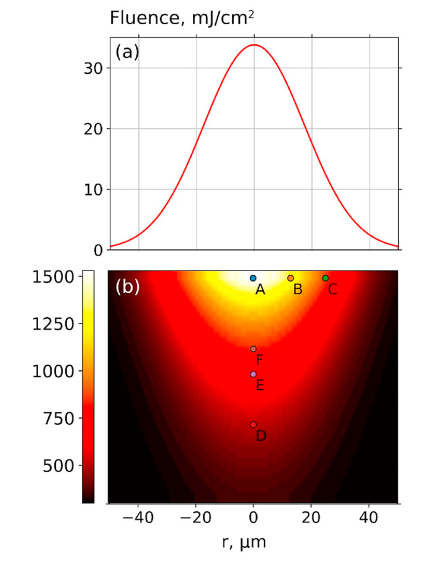
#> input picture Screenshot 2026-07-15 121007.png, 843 x 1126 px (shown at 1/2 size)
$ python fit_article_fluence_from_image.py
#> lines starting #> are read from the running program, lines starting #| are printed output that depends on the picture; after the words box and inside, x2 and y2 are one past the last pixel; in counts of white or black regions, pixels touching at a corner belong together
"""Digitize and fit the fluence profile from the article screenshot.

The screenshot is assumed to show a Gaussian fluence curve with:
    horizontal grid spacing = 20 um
    vertical grid spacing   = 10 mJ/cm^2

The fitted model is
    F(r) = F0 * exp(-2 * ((r - r0) / w)^2)
where w is the 1/e^2 intensity radius.
"""

from __future__ import annotations

import argparse
from pathlib import Path

import matplotlib.pyplot as plt
import numpy as np
from PIL import Image
from scipy.optimize import curve_fit


IMAGE_PATH = Path("Screenshot 2026-07-15 121007.png")
OUTPUT_DIR = Path("output") / "fluence_fit_from_image"

X_GRID_STEP_UM = 20.0
Y_GRID_STEP_MJ_CM2 = 10.0


def _group_positions(mask_1d: np.ndarray, max_gap: int = 3) -> np.ndarray:
    """Return centers of contiguous True regions in a 1D mask."""
    idx = np.flatnonzero(mask_1d)
    if idx.size == 0:
        return np.array([], dtype=float)

    breaks = np.flatnonzero(np.diff(idx) > max_gap) + 1
    groups = np.split(idx, breaks)
    return np.array([g.mean() for g in groups if g.size > 0], dtype=float)


def _gaussian_um(r_um: np.ndarray, f0: float, r0_um: float, w_um: float) -> np.ndarray:
    return f0 * np.exp(-2.0 * ((r_um - r0_um) / w_um) ** 2)


def parse_args() -> argparse.Namespace:
    parser = argparse.ArgumentParser(description=__doc__)
    parser.add_argument(
        "--image",
        type=Path,
        default=IMAGE_PATH,
        help="article screenshot containing the fluence panel",
    )
    parser.add_argument(
        "--output-dir",
        type=Path,
        default=OUTPUT_DIR,
        help="directory for digitized points and fit plot",
    )
    parser.add_argument("--panel-left", type=int, default=185)
    parser.add_argument("--panel-right", type=int, default=800)
    parser.add_argument("--panel-top", type=int, default=70)
    parser.add_argument("--panel-bottom", type=int, default=505)
    return parser.parse_args()


def main() -> None:
    args = parse_args()
    output_dir = args.output_dir
    output_dir.mkdir(parents=True, exist_ok=True)

    rgb = np.asarray(Image.open(args.image).convert("RGB"))
    red = rgb[:, :, 0].astype(float)
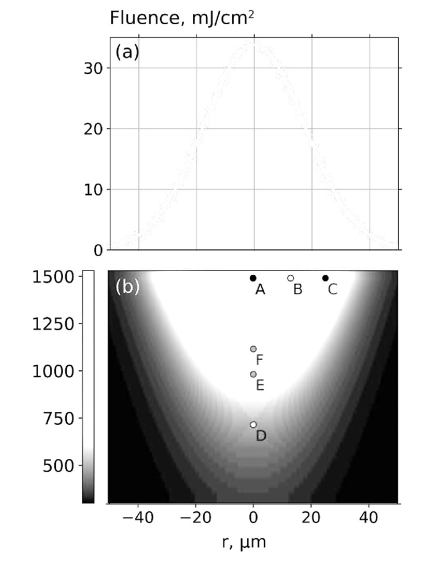
#> red: shape (1126, 843) float64 (shown at 1/2 size); min 0, max 255, mean 213.7
    green = rgb[:, :, 1].astype(float)
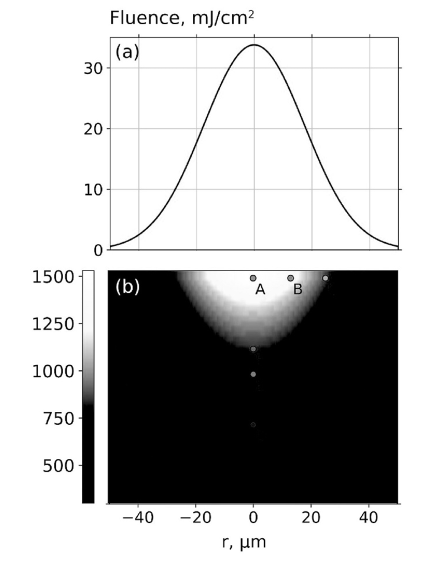
#> green: shape (1126, 843) float64 (shown at 1/2 size); min 0, max 255, mean 181.6
    blue = rgb[:, :, 2].astype(float)
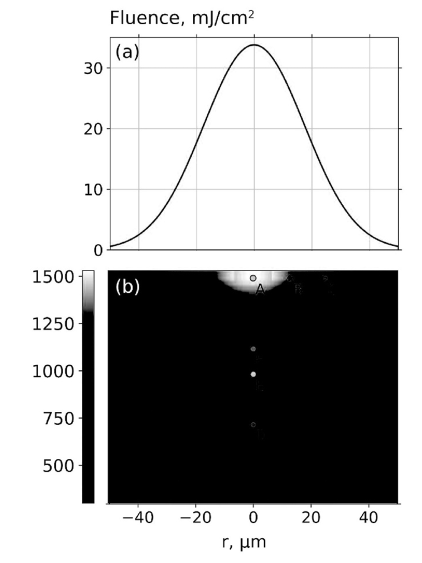
#> blue: shape (1126, 843) float64 (shown at 1/2 size); min 0, max 255, mean 176
    panel_mask = np.zeros(red.shape, dtype=bool)
    panel_mask[
        max(0, args.panel_top):min(red.shape[0], args.panel_bottom),
        max(0, args.panel_left):min(red.shape[1], args.panel_right),
    ] = True

    # Red curve mask.  This intentionally ignores pale grid/text colors.
    red_curve = (
        (red > 145)
        & (green < 130)
        & (blue < 130)
        & ((red - green) > 55)
        & ((red - blue) > 55)
        & panel_mask
    )
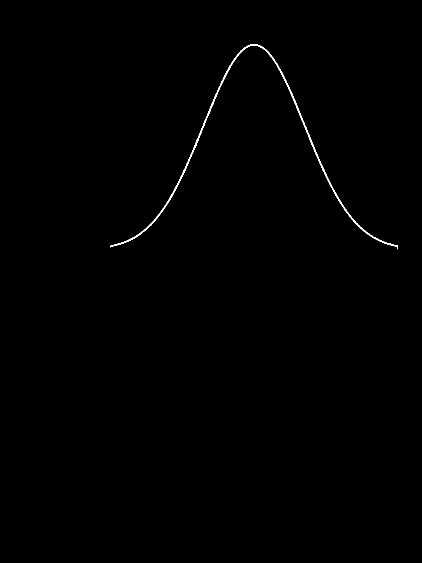
#> red_curve: shape (1126, 843) bool (shown at 1/2 size); 0.32% white in thin lines or dots, all inside (x1, y1, x2, y2) = (221, 88, 796, 499)
    y_red, x_red = np.nonzero(red_curve)
#> y_red = 3006 values from 88 to 498; x_red = 3006 values, max 795 at index 2979, min 221 at index 2957, mean 507.4
    if x_red.size < 20:
        raise RuntimeError("Too few red pixels found; adjust red curve threshold.")

    # Use gray grid lines for calibration.
    # The screenshot has light gray grid lines and a darker frame/text.
    grayish = (
        (np.abs(red - green) < 8)
        & (np.abs(red - blue) < 8)
        & (red > 155)
        & (red < 235)
    )
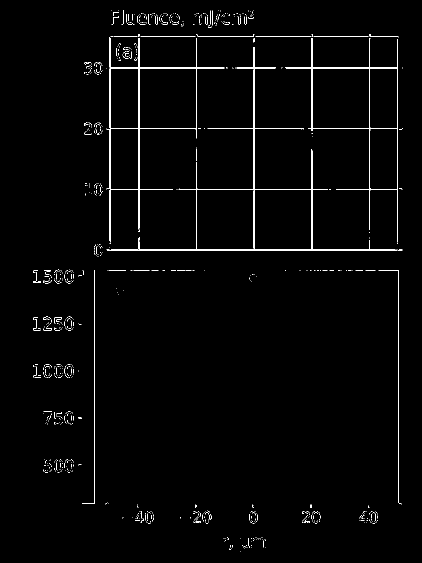
#> grayish: shape (1126, 843) bool (shown at 1/2 size); 1.6% white in thin lines or dots, all inside (x1, y1, x2, y2) = (66, 20, 805, 1103)

    # Restrict grid detection to the data-plot neighborhood, not labels.
    x_left_guess = max(0, args.panel_left)
    x_right_guess = min(rgb.shape[1], args.panel_right)
#> x_right_guess = 800
    y_top_guess = max(0, args.panel_top)
    y_bottom_guess = min(rgb.shape[0], args.panel_bottom)
#> y_bottom_guess = 505

    col_counts = grayish[y_top_guess:y_bottom_guess, :].sum(axis=0)
#> col_counts = 843 values, max 414 at index 507, min 0 at index 0, mean 13.22
    col_threshold = max(20, 0.25 * (y_bottom_guess - y_top_guess))
#> col_threshold = 108.8
    x_grid = _group_positions(col_counts > col_threshold)
#> in _group_positions, `idx = np.flatnonzero(mask_1d)`: idx = [219, 221, 277, 278, 392, 393, 507, 508, 509, 623, 624, 738, 739, 795]
#> in _group_positions, `breaks = np.flatnonzero(np.diff(idx) > max_gap) + 1`: breaks = [2, 4, 6, 9, 11, 13]
#> in _group_positions, `groups = np.split(idx, breaks)`: groups = [[219, 221], [277, 278], [392, 393], [507, 508, 509], [623, 624], [738, 739], [795]]
#> x_grid = [220, 277.5, 392.5, 508, 623.5, 738.5, 795]
    x_grid = x_grid[(x_grid > x_left_guess) & (x_grid < x_right_guess)]

    row_counts = grayish[:, x_left_guess:x_right_guess].sum(axis=1)
#> row_counts = 1126 values, max 586 at index 501, min 0 at index 0, mean 12.18
    row_threshold = max(20, 0.25 * (x_right_guess - x_left_guess))
#> row_threshold = 153.8
    y_grid = _group_positions(row_counts > row_threshold)
#> y_grid = [73, 135.5, 256.5, 378.5, 499.5, 540]
    y_grid = y_grid[(y_grid > y_top_guess) & (y_grid < y_bottom_guess)]
#> y_grid = [73, 135.5, 256.5, 378.5, 499.5]

    if x_grid.size < 2:
        raise RuntimeError(f"Need at least two vertical grid lines, found {x_grid}.")
    if y_grid.size < 2:
        raise RuntimeError(f"Need at least two horizontal grid lines, found {y_grid}.")

    x_spacing_px = float(np.median(np.diff(np.sort(x_grid))))
#> x_spacing_px = 115
    y_spacing_px = float(np.median(np.diff(np.sort(y_grid))))
#> y_spacing_px = 121

    # In the current article screenshot the lowest detected horizontal line is
    # the 0 mJ/cm^2 axis.  Older cropped screenshots sometimes missed this
    # darker frame line, but using the current full screenshot is more robust.
    y_zero_px = float(np.max(y_grid))
#> y_zero_px = 499.5

    # For x=0 use the symmetry center of the red curve; this avoids needing
    # absolute x tick labels from the cropped screenshot.
    # Initial estimate: x at maximum fluence.
    x0_px_guess = float(np.median(x_red[y_red <= np.percentile(y_red, 2.0)]))
#> x0_px_guess = 508

    # Collapse red pixels into one digitized point per image column.
    points = []
    for x_px in np.unique(x_red):
        ys = y_red[x_red == x_px]
        if ys.size:
            y_px = float(np.median(ys))
            r_um = (float(x_px) - x0_px_guess) * X_GRID_STEP_UM / x_spacing_px
            f_mj_cm2 = (y_zero_px - y_px) * Y_GRID_STEP_MJ_CM2 / y_spacing_px
            if f_mj_cm2 >= 0.0:
                points.append((r_um, f_mj_cm2, float(x_px), y_px))
#> this loop made 575 passes
#> (ys, y_px, r_um, f_mj_cm2) on passes 1 to 12: ([491, 492, 493, 494], 492.5, -49.91, 0.579), ([491, 492, 493], 492, -49.74, 0.62), ([490, 491, 492, 493], 491.5, -49.57, 0.661), ([490, 491, 492], 491, -49.39, 0.702), ([490, 491, 492], 491, -49.22, 0.702), ([490, 491, 492], 491, -49.04, 0.702), ([490, 491], 490.5, -48.87, 0.744), ([489, 490, 491], 490, -48.7, 0.785), ([489, 490, 491], 490, -48.52, 0.785), ([489, 490, 491], 490, -48.35, 0.785), ([489, 490, 491], 490, -48.17, 0.785), ([488, 489, 490], 489, -48, 0.868)
#> (y_px, r_um, f_mj_cm2) on passes 61 to 66: (466.5, -39.48, 2.73), (465.5, -39.3, 2.81), (464.5, -39.13, 2.89), (464, -38.96, 2.93), (463, -38.78, 3.02), (462, -38.61, 3.1)
#> after the loop, points = 575 items, first 6: (-49.91, 0.579, 221, 492.5), (-49.74, 0.62, 222, 492), (-49.57, 0.661, 223, 491.5), (-49.39, 0.702, 224, 491), (-49.22, 0.702, 225, 491), (-49.04, 0.702, 226, 491)

    data = np.array(points, dtype=float)
#> data = 575 rows, first 6: [-49.91, 0.579, 221, 492.5], [-49.74, 0.62, 222, 492], [-49.57, 0.661, 223, 491.5], [-49.39, 0.702, 224, 491], [-49.22, 0.702, 225, 491], [-49.04, 0.702, 226, 491]
    r_um = data[:, 0]
#> r_um = 575 values from -49.91 to 49.91
    f_mj_cm2 = data[:, 1]
#> f_mj_cm2 = 575 values, max 33.93 at index 285, min 0.413 at index 574, mean 14.88

    # Fit the digitized curve.
    p0 = [float(f_mj_cm2.max()), 0.0, 35.0]
#> p0 = [33.93, 0, 35]
    bounds = ([0.0, -10.0, 5.0], [100.0, 10.0, 100.0])
    popt, pcov = curve_fit(_gaussian_um, r_um, f_mj_cm2, p0=p0, bounds=bounds)
#> popt = [33.91, -0.0438, 35.17]; pcov = [[6.55e-06, 7.4e-11, -4.55e-06], [7.4e-11, 2.35e-06, -1.77e-10], [-4.55e-06, -1.77e-10, 9.45e-06]]
    f0, r0_um, w_um = popt
#> f0 = 33.91; r0_um = -0.0438; w_um = 35.17
    perr = np.sqrt(np.diag(pcov))
#> perr = [0.00256, 0.00153, 0.00307]

    fit = _gaussian_um(r_um, *popt)
#> fit = 575 values, max 33.91 at index 287, min 0.6 at index 574, mean 14.88
    rmse = float(np.sqrt(np.mean((fit - f_mj_cm2) ** 2)))
#> rmse = 0.0279

    # Convert fitted radius back to the expected peak fluence at 650 nJ.
    energy_j = 650e-9
    f0_from_energy_j_m2 = 2.0 * energy_j / (np.pi * (w_um * 1e-6) ** 2)
#> f0_from_energy_j_m2 = 334.5
    f0_from_energy_mj_cm2 = f0_from_energy_j_m2 * 0.1
#> f0_from_energy_mj_cm2 = 33.45

    out_csv = output_dir / "digitized_fluence.csv"
    np.savetxt(
        out_csv,
        np.column_stack([r_um, f_mj_cm2]),
        delimiter=",",
        header="r_um,fluence_mJ_cm2",
        comments="",
    )

    order = np.argsort(r_um)
#> order = 575 values from 0 to 574
    r_plot = np.linspace(r_um.min(), r_um.max(), 500)
#> r_plot = 500 values from -49.91 to 49.91

    fig, ax = plt.subplots(figsize=(6.0, 4.0), dpi=160)
    ax.plot(r_um[order], f_mj_cm2[order], ".", ms=3, label="digitized red curve")
    ax.plot(r_plot, _gaussian_um(r_plot, *popt), "-", lw=2, label="Gaussian fit")
    ax.set_xlabel("r, um")
    ax.set_ylabel("Fluence, mJ/cm$^2$")
    ax.grid(True, alpha=0.35)
    ax.legend()
    ax.set_title("Fluence profile digitized from article screenshot")
    fit_text = (
        f"$F_0$ = {f0:.2f} mJ/cm$^2$\n"
        f"$w$ = {w_um:.2f} $\\mu$m\n"
        f"$r_0$ = {r0_um:.2f} $\\mu$m\n"
        f"RMSE = {rmse:.3f} mJ/cm$^2$\n"
        f"$F_0$(650 nJ, w) = {f0_from_energy_mj_cm2:.2f}"
    )
    ax.text(
        0.03,
        0.97,
        fit_text,
        transform=ax.transAxes,
        va="top",
        ha="left",
        fontsize=9,
        bbox={"boxstyle": "round,pad=0.35", "facecolor": "white", "edgecolor": "0.5", "alpha": 0.88},
    )
    fig.tight_layout()
    out_png = output_dir / "fluence_fit.png"
    fig.savefig(out_png)
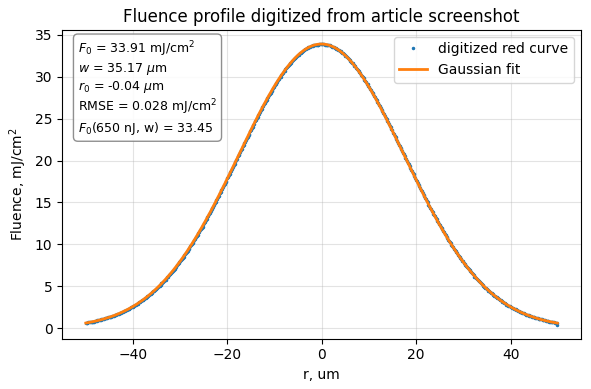
#> figure drawn by matplotlib, 1 panel; curve peaks at x = -0.348, y = 33.93; curve peaks at x = -0.1, y = 33.91
    plt.close(fig)

    print(f"image: {args.image}")
    print(f"vertical grid lines px: {np.round(x_grid, 1).tolist()}")
#| vertical grid lines px: [220.0, 277.5, 392.5, 508.0, 623.5, 738.5, 795.0]
    print(f"horizontal grid lines px: {np.round(y_grid, 1).tolist()}")
#| horizontal grid lines px: [73.0, 135.5, 256.5, 378.5, 499.5]
    print(f"x grid spacing: {x_spacing_px:.3f} px = {X_GRID_STEP_UM:g} um")
#| x grid spacing: 115.000 px = 20 um
    print(f"y grid spacing: {y_spacing_px:.3f} px = {Y_GRID_STEP_MJ_CM2:g} mJ/cm^2")
#| y grid spacing: 121.000 px = 10 mJ/cm^2
    print(f"F0 fit: {f0:.3f} ± {perr[0]:.3f} mJ/cm^2")
#| F0 fit: 33.908 ± 0.003 mJ/cm^2
    print(f"r0 fit: {r0_um:.3f} ± {perr[1]:.3f} um")
#| r0 fit: -0.044 ± 0.002 um
    print(f"w fit: {w_um:.3f} ± {perr[2]:.3f} um  (1/e^2 radius)")
#| w fit: 35.173 ± 0.003 um  (1/e^2 radius)
    print(f"RMSE: {rmse:.3f} mJ/cm^2")
#| RMSE: 0.028 mJ/cm^2
    print(f"F0 implied by 650 nJ and fitted w: {f0_from_energy_mj_cm2:.3f} mJ/cm^2")
#| F0 implied by 650 nJ and fitted w: 33.448 mJ/cm^2
    print(f"csv: {out_csv}")
    print(f"plot: {out_png}")


if __name__ == "__main__":
    main()
